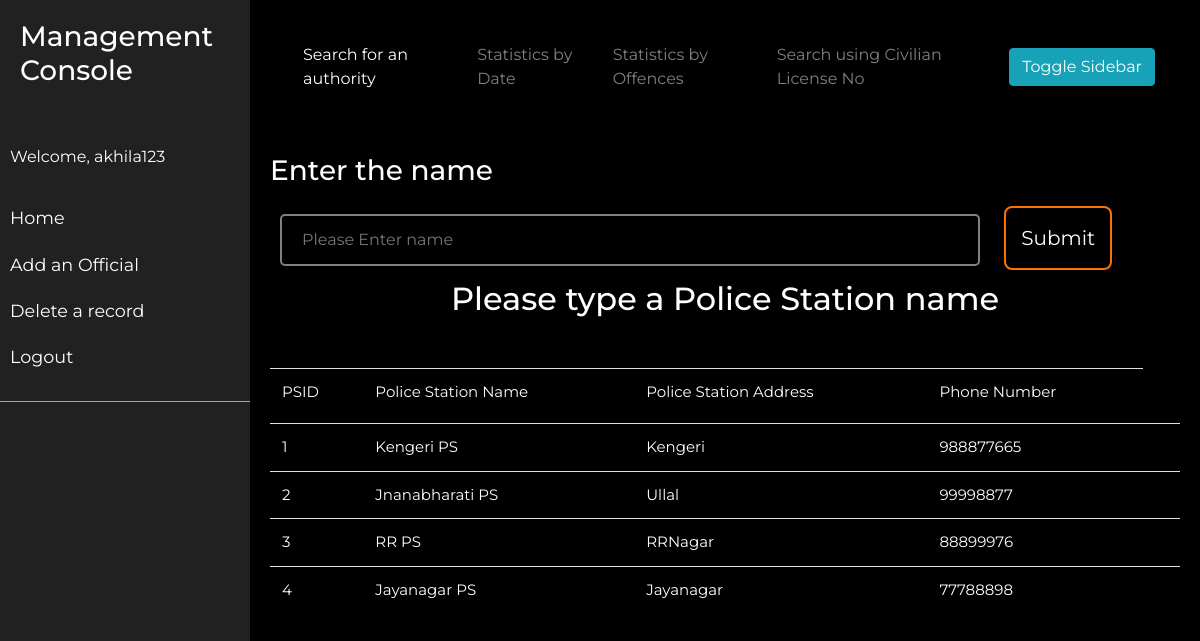
The app's page /admin.php (signed in) with its own data.
### tables this page shows
CREATE TABLE `station` (
  `PSName` varchar(20) NOT NULL,
  `PSID` int(11) NOT NULL,
  `PSAddress` varchar(50) NOT NULL,
  `PSPhoneNo` int(11) NOT NULL
);

### admin.php (the view, shortened to what this page needs)
<?php
 $loginusername = $_SESSION["loginusername"];
 ?>
<!DOCTYPE html>
<html>
<head>
    <link rel="stylesheet" href="https://stackpath.bootstrapcdn.com/bootstrap/4.1.0/css/bootstrap.min.css"
>
    <link rel="stylesheet" href="main.css">
</head>
<body>
    <div class="wrapper">
        <nav id="sidebar">
            <div class="sidebar-header">
                <h3>Management Console</h3>
            </div>
            <ul class="list-unstyled components">
                <p>Welcome, <?php echo $loginusername; ?></p>
                <li>
                    <a href="admin.php">Home</a>
                <li>
                    <a href="register.php">Add an Official</a>
                </li>
                <li>
                    <a href="delpge.php">Delete a record</a>
                </li>
                <li>
                    <a href="logout.php">Logout</a>
                </li>
            </ul>
        </nav>
        <div id="content">
            <nav class="navbar navbar-expand-sm navbar-dark bg-transparent">
                <div class="container-fluid">
            <div>
                <ul class="navbar-nav">
                    <li class="nav-item active"><a class="nav-link" href="authsearch.php" >Search for an authority</a></li>
                    <li class="nav-item"><a class="nav-link" href="statsdate.php" >Statistics by Date</a></li>
                    <li class="nav-item"><a class="nav-link" href="offencestats.php" >Statistics by Offences</a></li>
                    <li class="nav-item"><a class="nav-link" href="searchlic.php" >Search using Civilian License No</a></li>
                </ul>
            </div>
                    <button type="button" id="sidebarCollapse" class="btn btn-info">
                        <span>Toggle Sidebar</span>
                    </button>
                </div>
            </nav>
            <div class="view">
                <form method="POST">
                    <h3>Enter the name</h3>
                    <input type="text" name="name" size="30" class="input_form" placeholder="Please Enter name" />
                    <input type="submit" value="Submit" class="btn1" />
                </form>
                <table class="table">
                    <tr>
                        <td><label for="uid">PSID</label></td>
                        <td><label for="uid">Police Station Name</label></td>
                        <td><label for="uid">Police Station Address</label></td>
                        <td><label for="uid">Phone Number</label></td>
                    </tr>
                    <div class="Display">
                        <?php
						require_once "config.php";
                        $name = $_POST["name"];
                        $sql = "SELECT PSID,psname,psaddress,psphoneno FROM station where PSName LIKE '%$name%'" ;
                        $query = "SELECT SUM(fine),COUNT(offence) from useroffence where officialusername = (SELECT officialusername from policerecord p where p.psid = (SELECT psid from station where psname = '$name'))";
                        $result = mysqli_query($conn, $sql);
                        $total = mysqli_query($conn, $query);
						if (mysqli_num_rows($result)>0) {
						while($row = mysqli_fetch_assoc($result)) {
							echo"<tr><td>".$row["PSID"]."</td><td>".$row["psname"]."</td><td>".$row["psaddress"]."</td><td>".$row["psphoneno"]."</td><td></tr>";
                        }
                        $row = mysqli_fetch_assoc($total);
                        if(!empty($name))
                        {
                        echo "<br/><br/><h2><center>Total Fine Collected: ₹".$row["SUM(fine)"]."</center></h2>";
                        echo "<h2><center>Total Number of offences: ".$row["COUNT(offence)"]."</center></h2><br/><br/>";
                        }
                        else{
                            echo "<h2><center>Please type a Police Station name</center></h2>";
                        }
                    }
                    else {
						echo "<br/><br/><h3><center>No Police Stations with name $name found!</center></h3><br/><br/>";
                        }
					?>
                    </div>
                </table>
            </div>
</body>
</html>

### main.css (style rules this page uses)
body { background: linear-gradient(rgba(0,0,0,1), rgba(0,0,0,1)), url('bg.jpg'); align-content: stretch; }
.input_form { width: 700px; padding: 12px 20px; margin: 10px 10px; background-color: transparent !important; border: 2px solid gray; border-radius: 5px; -webkit-transition-duration: 0.4s !important; transition-duration: 0.4s; }
.btn1 { border: 2px solid #fc7303; background-color: transparent; border-radius: 8px; font-size: 20px; -webkit-transition-duration: 0.4s; transition-duration: 0.4s; text-decoration: none !important; padding: 15px; margin: 10px; }
* { font-family: 'Montserrat', sans-serif; color: #ffffff; }
table td { padding: 10px; margin: 10px; border: none; }
table tr { padding: 10px; margin: 10px; border: none; }
a { text-decoration: none; color: black; }
.view { font-family: sans-serif; color: #fc7303; }
.table { font-size: 15px; background-color: transparent; margin-top: 50px; padding: 10px; }
.navbar { padding: 15px 10px; background: #fff; border: none; border-radius: 0; margin-bottom: 40px; box-shadow: 1px 1px 3px rgba(0, 0, 0, 0.1); }
.wrapper { display: flex; width: 100%; align-items: stretch; }
#sidebar { min-width: 250px; max-width: 250px; background: #212121; color: #fff; transition: all 0.3s; }
#sidebar .sidebar-header { padding: 20px; background: #212121; }
#sidebar ul.components { padding: 20px 0; border-bottom: 1px solid #a7a7a7; }
#sidebar ul p { color: #fff; padding: 10px; }
#sidebar ul li a { padding: 10px; font-size: 1.1em; display: block; color: #fff; }
#content { width: 100%; padding: 20px; min-height: 100vh; transition: all 0.3s; }

### records on screen
station: PSID "1", PSName "Kengeri PS", PSAddress "Kengeri", PSPhoneNo "988877665"
station: PSID "2", PSName "Jnanabharati PS", PSAddress "Ullal", PSPhoneNo "99998877"
station: PSID "3", PSName "RR PS", PSAddress "RRNagar", PSPhoneNo "88899976"
station: PSID "4", PSName "Jayanagar PS", PSAddress "Jayanagar", PSPhoneNo "77788898"

### other values on screen
$loginusername "akhila123"
